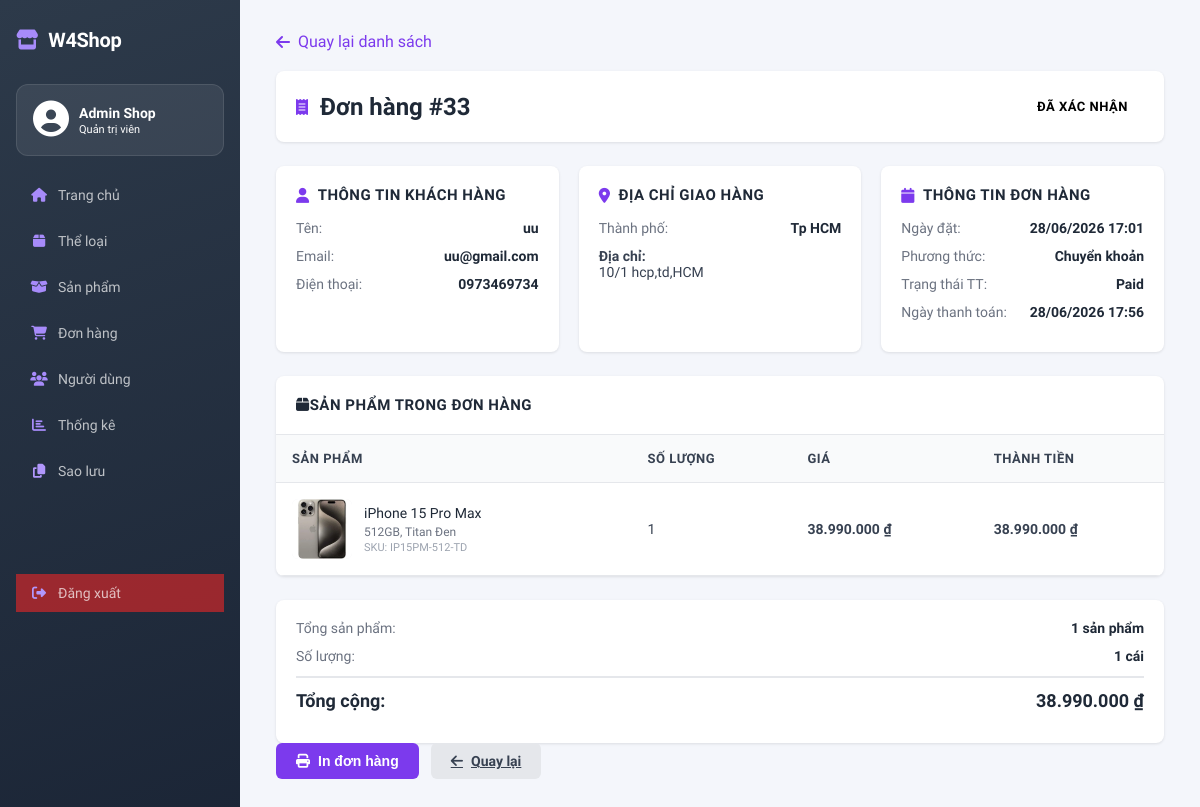
/admin/order-detail?id=33 (signed in), run on the app's committed database.
### tables this page shows
CREATE TABLE `payments` (
  `payment_id` int(11) NOT NULL,
  `order_id` int(11) NOT NULL,
  `payment_method` enum('cod','bank_transfer','momo','vnpay','zalopay','credit_card') NOT NULL,
  `payment_status` enum('pending','processing','paid','failed','refunded') NOT NULL DEFAULT 'pending',
  `transaction_id` varchar(100) DEFAULT NULL COMMENT 'Mã GD từ cổng thanh toán',
  `paid_at` datetime DEFAULT NULL
);

CREATE TABLE `orders` (
  `order_id` int(11) NOT NULL,
  `user_id` int(11) DEFAULT NULL COMMENT 'NULL nếu là khách vãng lai',
  `address_id` int(11) DEFAULT NULL COMMENT 'NULL nếu địa chỉ đã bị xóa',
  `order_date` datetime NOT NULL DEFAULT current_timestamp(),
  `total_amount` decimal(15,2) NOT NULL DEFAULT 0.00,
  `status` enum('pending','confirmed','shipping','completed','cancelled') NOT NULL DEFAULT 'pending',
  `note` text DEFAULT NULL COMMENT 'Ghi chú của khách',
  `guest_name` varchar(100) DEFAULT NULL COMMENT 'Tên khách vãng lai',
  `guest_phone` varchar(20) DEFAULT NULL COMMENT 'SĐT khách vãng lai',
  `guest_email` varchar(150) DEFAULT NULL COMMENT 'Email khách vãng lai',
  `guest_address` text DEFAULT NULL COMMENT 'Địa chỉ khách vãng lai',
  `guest_city` varchar(100) DEFAULT NULL COMMENT 'Thành phố KVL'
);

CREATE TABLE `order_items` (
  `order_item_id` int(11) NOT NULL,
  `order_id` int(11) NOT NULL,
  `product_id` int(11) DEFAULT NULL COMMENT 'NULL nếu SP đã bị xóa',
  `variant_id` int(11) DEFAULT NULL,
  `quantity` int(11) NOT NULL,
  `unit_price` decimal(15,2) NOT NULL COMMENT 'Giá tại thời điểm mua'
);

CREATE TABLE `products` (
  `product_id` int(11) NOT NULL,
  `category_id` int(11) DEFAULT NULL,
  `product_name` varchar(200) NOT NULL,
  `description` text DEFAULT NULL,
  `slug` varchar(220) NOT NULL COMMENT 'URL thân thiện SEO',
  `is_active` tinyint(1) NOT NULL DEFAULT 1,
  `created_at` datetime NOT NULL DEFAULT current_timestamp()
);

CREATE TABLE `product_variants` (
  `variant_id` int(11) NOT NULL,
  `product_id` int(11) NOT NULL,
  `variant_key` varchar(255) NOT NULL COMMENT 'Chuỗi tổ hợp các value_id, sắp xếp tăng dần, cách nhau bằng dấu _ (vd: 1_10, 7_13_16)',
  `sku` varchar(100) DEFAULT NULL COMMENT 'Mã SKU quản lý kho, có thể NULL',
  `price` decimal(15,2) NOT NULL DEFAULT 0.00 COMMENT 'Giá riêng của variant này',
  `stock_quantity` int(11) NOT NULL DEFAULT 0 COMMENT 'Tồn kho riêng của variant này',
  `is_active` tinyint(1) NOT NULL DEFAULT 1 COMMENT '1=đang bán, 0=ngừng bán'
);

### app/views/admin/OrderDetail.php (the view, shortened to what the rows shown need)
<?php require_once __DIR__ . '/../layouts/admin_sidebar.php'; ?>
    <link rel="stylesheet" href="/WEB_GR4/public/assets/css/admin/order_detail.css">
    <main class="admin-content">
        <div class="order-detail-container">
            <a href="/WEB_GR4/admin/orders" class="back-link"><i class="fas fa-arrow-left"></i>Quay lại danh sách</a>
            <div class="order-header">
                <div class="order-title">
                    <i class="fas fa-receipt"></i>
                    <h1>Đơn hàng #<?php echo $order['order_id']; ?>
                    </h1>
                </div>
                <span class="status-badge status-<?php echo $order['status']; ?>">
                    <?php
                        $statusMap = [
                            'pending'   => 'Chờ xử lý',
                            'confirmed' => 'Đã xác nhận',
                            'shipping'  => 'Đang giao',
                            'completed' => 'Hoàn thành',
                            'cancelled' => 'Đã hủy'
                        ];
                        echo $statusMap[$order['status']] ?? $order['status'];
                    ?>
                </span>
            </div>
            <div class="order-info-grid">
                <div class="info-section">
                    <h3><i class="fas fa-user"></i>Thông tin khách hàng</h3>
                    <div class="info-row">
                        <span class="info-label">Tên:</span>
                        <span class="info-value"><?php echo htmlspecialchars($order['full_name'] ?? 'N/A'); ?></span>
                    </div>
                    <div class="info-row">
                        <span class="info-label">Email:</span>
                        <span class="info-value"><?php echo htmlspecialchars($order['email'] ?? 'N/A'); ?></span>
                    </div>
                    <div class="info-row">
                        <span class="info-label">Điện thoại:</span>
                        <span class="info-value"><?php echo htmlspecialchars($order['phone'] ?? 'N/A'); ?></span>
                    </div>
                </div>
                <div class="info-section">
                    <h3><i class="fas fa-map-marker-alt"></i>Địa chỉ giao hàng</h3>
                    <div class="info-row">
                        <span class="info-label">Thành phố:</span>
                        <span class="info-value"><?php echo htmlspecialchars($order['city'] ?? 'N/A'); ?></span>
                    </div>
                    <div style="margin-top: 12px; color: #374151; font-size: 14px;">
                        <strong>Địa chỉ:</strong><br>
                        <?php echo nl2br(htmlspecialchars($order['full_address'] ?? 'N/A')); ?>
                    </div>
                </div>
                <div class="info-section">
                    <h3><i class="fas fa-calendar"></i>Thông tin đơn hàng</h3>
                    <div class="info-row">
                        <span class="info-label">Ngày đặt:</span>
                        <span class="info-value"><?php echo date('d/m/Y H:i', strtotime($order['order_date'])); ?></span>
                    </div>
                    <div class="info-row">
                        <span class="info-label">Phương thức:</span>
                        <span class="info-value">
                            <?php
                                $methodMap = [
                                    'cod' => 'Thanh toán khi nhận hàng',
                                    'bank_transfer' => 'Chuyển khoản',
                                    'momo' => 'Ví MoMo',
                                    'vnpay' => 'VNPay',
                                    'zalopay' => 'ZaloPay',
                                    'credit_card' => 'Thẻ tín dụng'
                                ];
                                echo $methodMap[$order['payment_method']] ?? $order['payment_method'] ?? 'N/A';
                            ?>
                        </span>
                    </div>
                    <div class="info-row">
                        <span class="info-label">Trạng thái TT:</span>
                        <span class="info-value"><?php echo ucfirst($order['payment_status'] ?? 'N/A'); ?></span>
                    </div>
                    <?php if (!empty($order['paid_at'])): ?>
                    <div class="info-row">
                        <span class="info-label">Ngày thanh toán:</span>
                        <span class="info-value"><?php echo date('d/m/Y H:i', strtotime($order['paid_at'])); ?></span>
                    </div>
                    <?php endif; ?>
                </div>
            </div>
            <div class="items-section">
                <div class="items-header">
                    <h3><i class="fas fa-box"></i>Sản phẩm trong đơn hàng</h3>
                </div>
                <table class="items-table">
                    <thead>
                        <tr>
                            <th>Sản phẩm</th>
                            <th>Số lượng</th>
                            <th>Giá</th>
                            <th>Thành tiền</th>
                        </tr>
                    </thead>
                    <tbody>
                        <?php foreach ($items as $item): ?>
                            <tr>
                                <td>
                                    <div class="item-product">
                                        <div class="item-image">
                                            <?php if ($item['image_url']): ?>
                                                <img src="/WEB_GR4/public<?php echo htmlspecialchars($item['image_url']); ?>" alt="">
                                            <?php else: ?>
                                                <div style="display: flex; align-items: center; justify-content: center; height: 100%; background: #f3f4f6; color: #d1d5db;"><i class="fas fa-image"></i></div>
                                            <?php endif; ?>
                                        </div>
                                        <div>
                                            <div class="item-name"><?php echo htmlspecialchars($item['product_name'] ?? 'Sản phẩm đã bị xóa'); ?></div>
                                            <?php if (!empty($item['attributes'])): ?>
                                                <div style="font-size: 12px; color: #6b7280; margin-top: 4px;"><?php echo htmlspecialchars($item['attributes']); ?></div>
                                            <?php endif; ?>
                                            <?php if (!empty($item['sku'])): ?>
                                                <div style="font-size: 11px; color: #9ca3af; margin-top: 2px;">SKU: <?php echo htmlspecialchars($item['sku']); ?></div>
                                            <?php endif; ?>
                                        </div>
                                    </div>
                                </td>
                                <td><?php echo $item['quantity']; ?></td>
                                <td class="item-price"><?php echo number_format($item['unit_price'], 0, ',', '.'); ?> ₫</td>
                                <td class="item-price"><?php echo number_format($item['quantity'] * $item['unit_price'], 0, ',', '.'); ?> ₫</td>
                            </tr>
                        <?php endforeach; ?>
                    </tbody>
                </table>
            </div>
            <div class="summary-section">
                <div class="summary-row">
                    <span class="summary-label">Tổng sản phẩm:</span>
                    <span class="summary-value">
                        <?php echo count($items); ?> sản phẩm
                    </span>
                </div>
                <div class="summary-row">
                    <span class="summary-label">Số lượng:</span>
                    <span class="summary-value">
                        <?php echo array_sum(array_column($items, 'quantity')); ?> cái
                    </span>
                </div>
                <div class="summary-row total">
                    <span>Tổng cộng:</span>
                    <span><?php echo number_format($order['total_amount'], 0, ',', '.'); ?> ₫</span>
                </div>
            </div>
            <div class="action-bar">
                <button class="btn-primary" onclick="window.print()">
                    <i class="fas fa-print"></i> In đơn hàng
                </button>
                <a href="/WEB_GR4/admin/orders" class="btn-secondary">
                    <i class="fas fa-arrow-left"></i> Quay lại
                </a>
            </div>
        </div>
    </main>
</div>
</body>
</html>

### core/Router.php (shortened to what the rows shown need)
<?php
class Router {
    private $routes = [];
    public function get($path, $controller, $method) {
        $this->routes[] = ['path' => $path, 'controller' => $controller, 'method' => $method, 'httpMethod' => 'GET'];
    }
    public function post($path, $controller, $method) {
        $this->routes[] = ['path' => $path, 'controller' => $controller, 'method' => $method, 'httpMethod' => 'POST'];
    }
    public function dispatch() {
        $url = parse_url($_SERVER['REQUEST_URI'], PHP_URL_PATH);
        $base = '/WEB_GR4';
        if (strpos($url, $base) === 0) {
            $url = substr($url, strlen($base));
        }
        $httpMethod = $_SERVER['REQUEST_METHOD'];
        foreach ($this->routes as $route) {
            if ($route['httpMethod'] === $httpMethod && $this->match($route['path'], $url, $params)) {
                $ctrl = new $route['controller']();
                call_user_func_array([$ctrl, $route['method']], $params);
                return;
            }
        }
    }
    private function match($routePath, $url, &$params) {
        $pattern = preg_replace('/\{(\w+)\}/', '([^/]+)', $routePath);
        $pattern = '#^' . $pattern . '$#';
        if (preg_match($pattern, $url, $matches)) {
            return true;
        }
        return false;
    }
}
?>

### app/views/layouts/admin_sidebar.php (shortened to what the rows shown need)
<!DOCTYPE html>
<html lang="vi">
<head>
    <link rel="stylesheet" href="/WEB_GR4/public/assets/css/admin/style_admin.css">
    <link rel="stylesheet" href="https://cdnjs.cloudflare.com/ajax/libs/font-awesome/6.5.2/css/all.min.css">
</head>
<body>
<div class="admin-layout">
<aside class="admin-sidebar">
        <div class="admin-logo"><i class="fas fa-store"></i> W4Shop</div>
        <div class="admin-user-info">
            <div class="admin-avatar">
                <i class="fa-solid fa-circle-user"></i>
            </div>
            <div class="admin-user-text">
                <span class="admin-user-name">
                    <?php echo isset($_SESSION['full_name']) ? htmlspecialchars($_SESSION['full_name']) : 'Admin'; ?>
                </span>
                <span class="admin-user-role">Quản trị viên</span>
            </div>
        </div>
        <ul class="admin-menu">
            <li><a href="/WEB_GR4/admin" ><i class="fas fa-home"></i> Trang chủ</a></li>
            <li><a href="/WEB_GR4/admin/categories"><i class="fas fa-box"></i> Thể loại</a></li>
            <li><a href="/WEB_GR4/admin/products"><i class="fas fa-box-open"></i> Sản phẩm</a></li>
            <li><a href="/WEB_GR4/admin/orders"><i class="fas fa-shopping-cart"></i> Đơn hàng</a></li>
            <li><a href="/WEB_GR4/admin/users"><i class="fas fa-users"></i> Người dùng</a></li>
            <li><a href="#"><i class="fas fa-chart-bar"></i> Thống kê</a></li>
            <li><a href="/WEB_GR4/admin/backup"><i class="fa-solid fa-copy" style="color: rgb(177,151,252);"></i> Sao lưu</a></li>
            <li><a href="/WEB_GR4/logout" class="logout-link"><i class="fa-solid fa-sign-out-alt" style="color: rgb(177, 151, 252);"></i> Đăng xuất</a></li>
        </ul>
    </aside>

### data on the page
payments: order.order_id "33", order.status "ĐÃ XÁC NHẬN", full_name "uu", email "uu@gmail.com", phone "0973469734", city "Tp HCM", full_address "10/1 hcp,td,HCM", order.order_date "28/06/2026 17:01", payment_method "Chuyển khoản", payment_status "Paid", paid_at "28/06/2026 17:56", count($items) "1", array_sum(array_column($items, 'quantity')) "1", order.total_amount "38.990.000"
order_items: product.product_name "iPhone 15 Pro Max", attributes "512GB, Titan Đen", variant.sku "IP15PM-512-TD", quantity "1", unit_price "38.990.000", $item['quantity'] * $item['unit_price'] "38.990.000"
